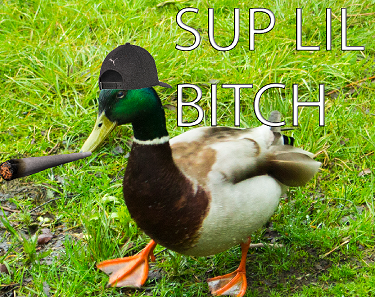
#> input picture Edge Detection/anka.png, 375 x 297 px, found by its file name
$ python splitting_and_merging_16.py
#> lines starting #> are read from the running program, lines starting #| are printed output that depends on the picture
import numpy as np
import cv2

img = cv2.imread("anka.png")
#> img is the input picture: shape (297, 375, 3); mean B, G, R 52.2, 146.2, 122.1

#Plockar ut de 3 kanalerna med hjälp utav cv2.split() metoden.
(b, g, r) = cv2.split(img)
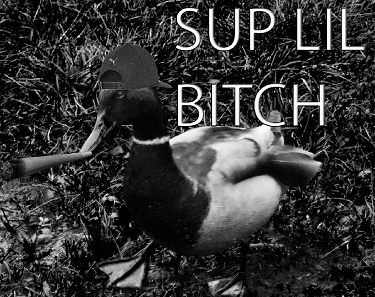
#> b: shape (297, 375); min 0, max 255, mean 52.2
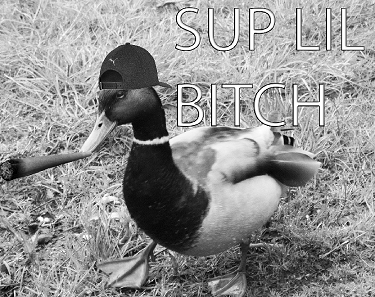
#> g: shape (297, 375); min 0, max 255, mean 146.2
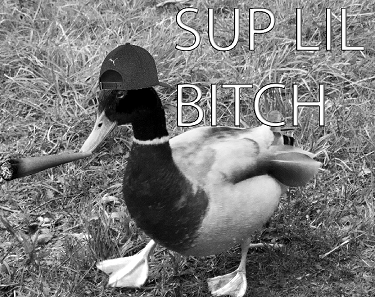
#> r: shape (297, 375); min 0, max 255, mean 122.1

#Visa varje enskild kanal
cv2.imshow("Red",r)
cv2.imshow("Green",g)
cv2.imshow("Blue",b)


#Mergea tillbaka bilden
merged = cv2.merge([b, g, r])
cv2.imshow("Merged", merged)

# #Om man ska skapa en bild helt fylld av en enda kanal
zeros = np.zeros(img.shape[0:2],dtype="uint8")
cv2.imshow("Red",cv2.merge([zeros, zeros, r]))
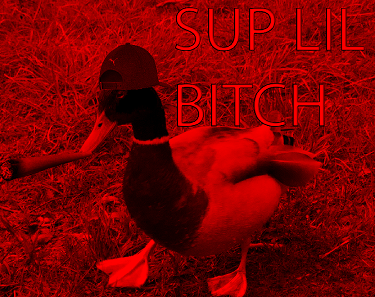
#> window 'Red': shape (297, 375, 3); mean B, G, R 0, 0, 122.1
cv2.imshow("Green",cv2.merge([zeros, g, zeros]))
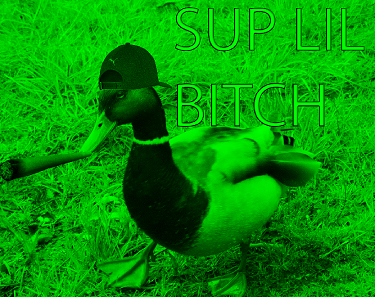
#> window 'Green': shape (297, 375, 3); mean B, G, R 0, 146.2, 0
cv2.imshow("Blue",cv2.merge([b, zeros, zeros]))
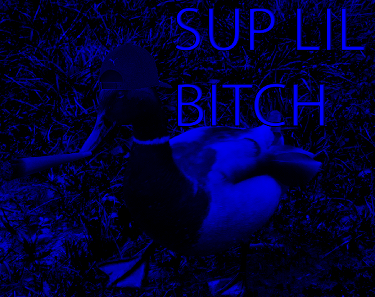
#> window 'Blue': shape (297, 375, 3); mean B, G, R 52.2, 0, 0

print(type(zeros))
#| <class 'numpy.ndarray'>
print(type(r))
#| <class 'numpy.ndarray'>

cv2.waitKey(0)
cv2.destroyAllWindows()
